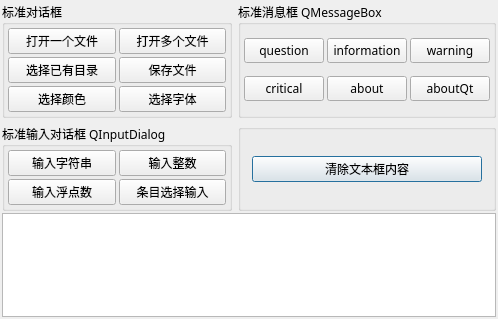
<?xml version="1.0" encoding="UTF-8"?>
<ui version="4.0">
 <class>Dialog</class>
 <widget class="QDialog" name="Dialog">
  <property name="geometry">
   <rect>
    <x>0</x>
    <y>0</y>
    <width>498</width>
    <height>319</height>
   </rect>
  </property>
  <property name="font">
   <font>
    <family>宋体</family>
   </font>
  </property>
  <property name="windowTitle">
   <string>标准对话框的使用</string>
  </property>
  <layout class="QVBoxLayout" name="verticalLayout">
   <property name="spacing">
    <number>2</number>
   </property>
   <property name="leftMargin">
    <number>2</number>
   </property>
   <property name="topMargin">
    <number>2</number>
   </property>
   <property name="rightMargin">
    <number>2</number>
   </property>
   <property name="bottomMargin">
    <number>2</number>
   </property>
   <item>
    <layout class="QGridLayout" name="gridLayout_4">
     <item row="1" column="1">
      <widget class="QGroupBox" name="groupBox_4">
       <property name="title">
        <string/>
       </property>
       <layout class="QHBoxLayout" name="horizontalLayout">
        <item>
         <widget class="QPushButton" name="btnClearText">
          <property name="text">
           <string>清除文本框内容</string>
          </property>
         </widget>
        </item>
       </layout>
      </widget>
     </item>
     <item row="1" column="0">
      <widget class="QGroupBox" name="groupBox_3">
       <property name="title">
        <string>标准输入对话框 QInputDialog</string>
       </property>
       <layout class="QGridLayout" name="gridLayout_3">
        <property name="leftMargin">
         <number>3</number>
        </property>
        <property name="topMargin">
         <number>3</number>
        </property>
        <property name="rightMargin">
         <number>3</number>
        </property>
        <property name="bottomMargin">
         <number>3</number>
        </property>
        <property name="spacing">
         <number>3</number>
        </property>
        <item row="0" column="0">
         <widget class="QPushButton" name="btnInputString">
          <property name="text">
           <string>输入字符串</string>
          </property>
         </widget>
        </item>
        <item row="0" column="1">
         <widget class="QPushButton" name="btnInputInt">
          <property name="text">
           <string>输入整数</string>
          </property>
         </widget>
        </item>
        <item row="1" column="0">
         <widget class="QPushButton" name="btnInputFloat">
          <property name="text">
           <string>输入浮点数</string>
          </property>
         </widget>
        </item>
        <item row="1" column="1">
         <widget class="QPushButton" name="btnInputItem">
          <property name="text">
           <string>条目选择输入</string>
          </property>
         </widget>
        </item>
       </layout>
      </widget>
     </item>
     <item row="0" column="1">
      <widget class="QGroupBox" name="groupBox_2">
       <property name="title">
        <string>标准消息框 QMessageBox</string>
       </property>
       <layout class="QGridLayout" name="gridLayout_2">
        <property name="leftMargin">
         <number>3</number>
        </property>
        <property name="topMargin">
         <number>3</number>
        </property>
        <property name="rightMargin">
         <number>3</number>
        </property>
        <property name="bottomMargin">
         <number>3</number>
        </property>
        <property name="spacing">
         <number>3</number>
        </property>
        <item row="0" column="0">
         <widget class="QPushButton" name="btnMsgQuestion">
          <property name="text">
           <string>question</string>
          </property>
         </widget>
        </item>
        <item row="0" column="1">
         <widget class="QPushButton" name="btnMsgInformation">
          <property name="text">
           <string>information</string>
          </property>
         </widget>
        </item>
        <item row="0" column="2">
         <widget class="QPushButton" name="btnMsgWarning">
          <property name="text">
           <string>warning</string>
          </property>
         </widget>
        </item>
        <item row="1" column="0">
         <widget class="QPushButton" name="btnMsgCritical">
          <property name="text">
           <string>critical</string>
          </property>
         </widget>
        </item>
        <item row="1" column="1">
         <widget class="QPushButton" name="btnMsgAbout">
          <property name="text">
           <string>about</string>
          </property>
         </widget>
        </item>
        <item row="1" column="2">
         <widget class="QPushButton" name="btnMsgAboutQt">
          <property name="text">
           <string>aboutQt</string>
          </property>
         </widget>
        </item>
       </layout>
      </widget>
     </item>
     <item row="0" column="0">
      <widget class="QGroupBox" name="groupBox">
       <property name="minimumSize">
        <size>
         <width>220</width>
         <height>0</height>
        </size>
       </property>
       <property name="title">
        <string>标准对话框</string>
       </property>
       <layout class="QGridLayout" name="gridLayout">
        <property name="leftMargin">
         <number>3</number>
        </property>
        <property name="topMargin">
         <number>3</number>
        </property>
        <property name="rightMargin">
         <number>3</number>
        </property>
        <property name="bottomMargin">
         <number>3</number>
        </property>
        <property name="spacing">
         <number>3</number>
        </property>
        <item row="1" column="0">
         <widget class="QPushButton" name="btnSelDir">
          <property name="text">
           <string>选择已有目录</string>
          </property>
         </widget>
        </item>
        <item row="2" column="0">
         <widget class="QPushButton" name="btnColor">
          <property name="text">
           <string>选择颜色</string>
          </property>
         </widget>
        </item>
        <item row="0" column="0">
         <widget class="QPushButton" name="btnOpen">
          <property name="text">
           <string>打开一个文件</string>
          </property>
         </widget>
        </item>
        <item row="1" column="1">
         <widget class="QPushButton" name="btnSave">
          <property name="text">
           <string>保存文件</string>
          </property>
         </widget>
        </item>
        <item row="2" column="1">
         <widget class="QPushButton" name="btnFont">
          <property name="text">
           <string>选择字体</string>
          </property>
         </widget>
        </item>
        <item row="0" column="1">
         <widget class="QPushButton" name="btnOpenMulti">
          <property name="text">
           <string>打开多个文件</string>
          </property>
         </widget>
        </item>
       </layout>
      </widget>
     </item>
    </layout>
   </item>
   <item>
    <widget class="QPlainTextEdit" name="plainTextEdit"/>
   </item>
  </layout>
 </widget>
 <layoutdefault spacing="6" margin="11"/>
 <resources/>
 <connections/>
</ui>
